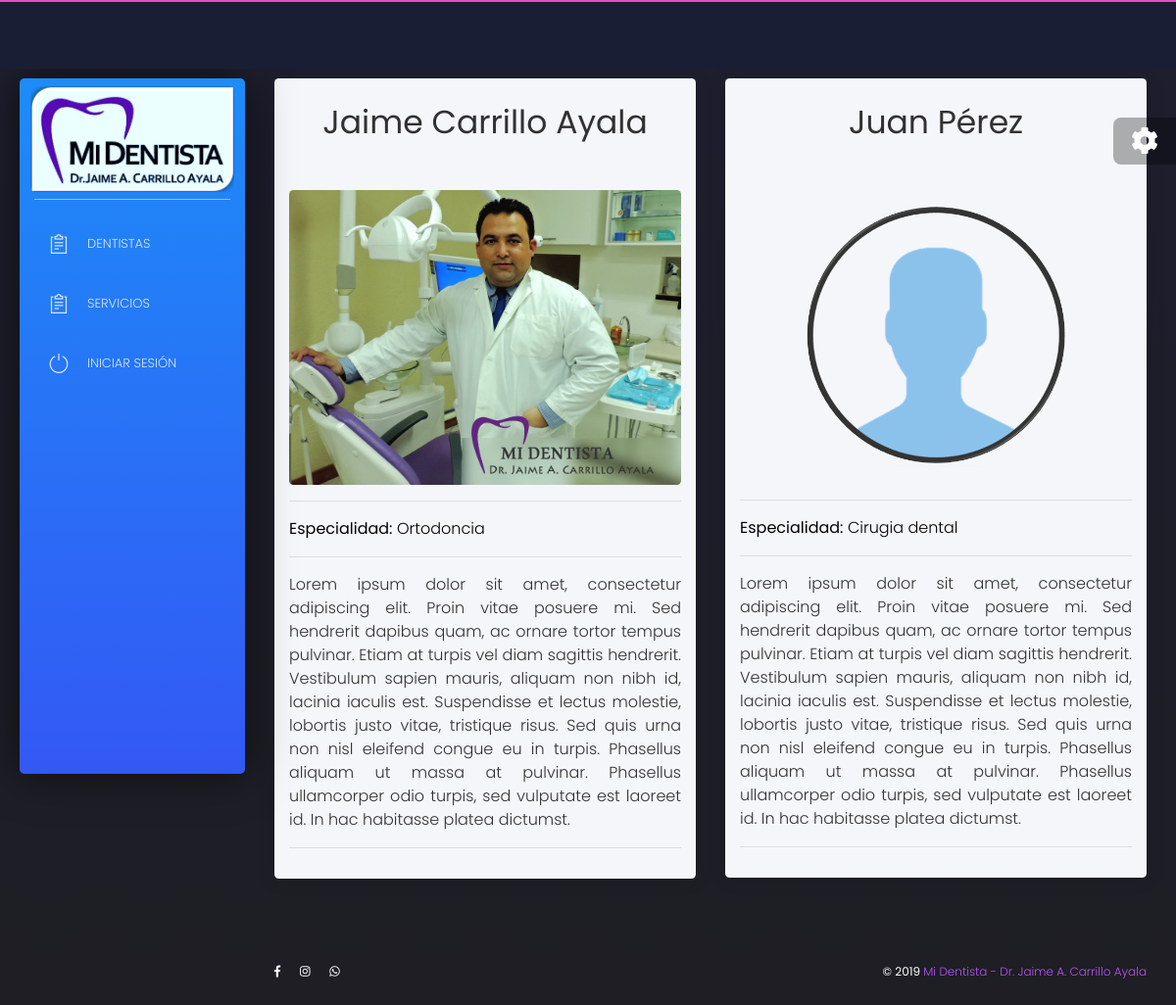
Screenshot of /core/dentistas with the database file from the repository.
### core/models.py (models this page shows)
class Dentista(models.Model):
    id = models.AutoField(primary_key=True)
    usuario = models.OneToOneField(User, on_delete=models.CASCADE)
    especialidad = models.ForeignKey(Especialidad, on_delete=models.CASCADE)
    telefono = models.CharField(max_length=8)
    is_dentist = models.BooleanField(default=True)
    foto = models.ImageField(upload_to='dentist/%Y/%m/%D/', null=True, blank=True)
    biografia = models.CharField(max_length=1024)

class Especialidad(models.Model):
    id = models.AutoField(primary_key=True)
    nombre = models.CharField(max_length=64)

### core/views.py (the view)
# urls.py: path('dentistas', DentistaList.as_view(), name = 'dentistas'),
class DentistaList(ListView):
    model = Dentista
    template_name = 'core/dentista_list.html'

### core/templates/core/dentista_list.html (shortened to what this page needs)
{% extends 'core/base.html' %}
{% load static %}
{% block content %}
<div class="content">
    <div class="row">
				{% for dentista in dentista_list|dictsort:'id'  %}
					<div class="col-md-6">
						<div class="card white-content">
							<div class="card-body" align = center>
								<table class="table table-sm" id="" width=100%>
									<tr>
										<td align = center>
											<h1 align=center>{{dentista.usuario.first_name}} {{dentista.usuario.last_name}}</h1>
										</td>
									</tr>
								</table>
								<img src = {{dentista.foto.url}}>
								<hr>
								<p align=justify><font size=3 color=black><b>Especialidad:</b> {{dentista.especialidad.nombre}}</font></p>
								<hr>
								<p align=justify><font size=3>{{dentista.biografia}}</font></p>
								<hr>
							</div>
						</div>
					</div>
				  {% endfor %}
	</div>
</div>
{% endblock %}

### rows the page displays
Dentista: usuario.first_name "Jaime", usuario.last_name "Carrillo Ayala", foto (picture), especialidad.nombre "Ortodoncia", biografia "Lorem ipsum dolor sit amet, consectetur adipiscing elit. Proin vitae posuere mi. Sed hendrerit dapibus quam, ac ornare tortor tempus pulvinar. Etiam at turpis vel diam sagittis hendrerit. Vestibulum sapien mauris, aliquam non nibh id, lacinia iaculis est. Suspendisse et lectus molestie, lobortis justo vitae, tristique risus. Sed quis urna non nisl eleifend congue eu in turpis. Phasellus aliquam ut massa at pulvinar. Phasellus ullamcorper odio turpis, sed vulputate est laoreet id. In hac habitasse platea dictumst."
Dentista: usuario.first_name "Juan", usuario.last_name "Pérez", foto (picture), especialidad.nombre "Cirugia dental", biografia "Lorem ipsum dolor sit amet, consectetur adipiscing elit. Proin vitae posuere mi. Sed hendrerit dapibus quam, ac ornare tortor tempus pulvinar. Etiam at turpis vel diam sagittis hendrerit. Vestibulum sapien mauris, aliquam non nibh id, lacinia iaculis est. Suspendisse et lectus molestie, lobortis justo vitae, tristique risus. Sed quis urna non nisl eleifend congue eu in turpis. Phasellus aliquam ut massa at pulvinar. Phasellus ullamcorper odio turpis, sed vulputate est laoreet id. In hac habitasse platea dictumst."
